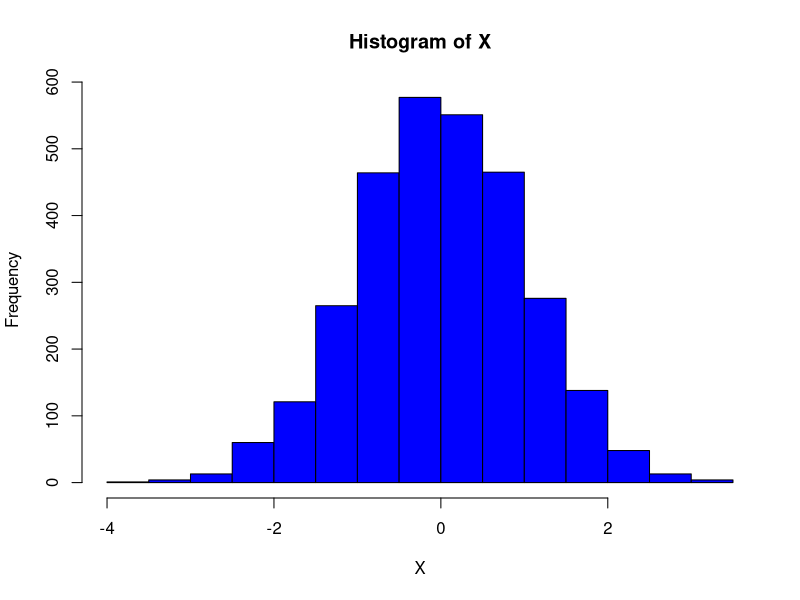
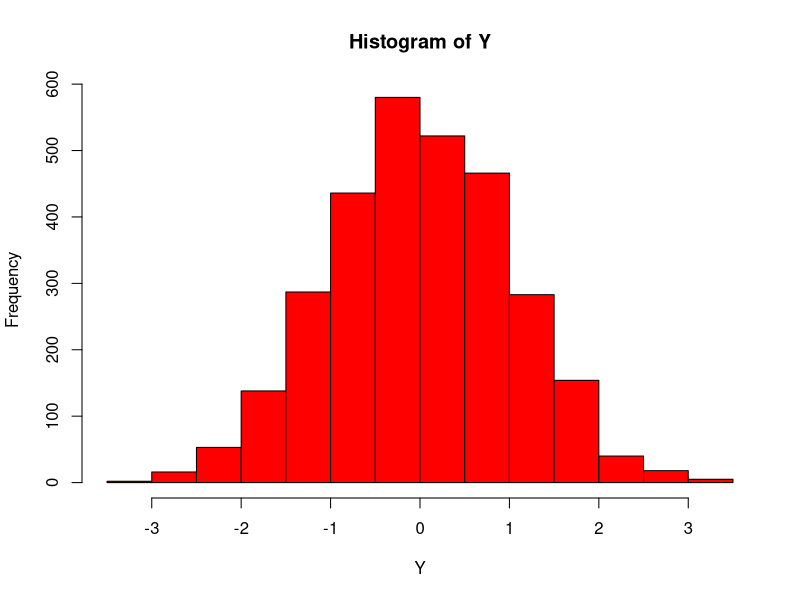
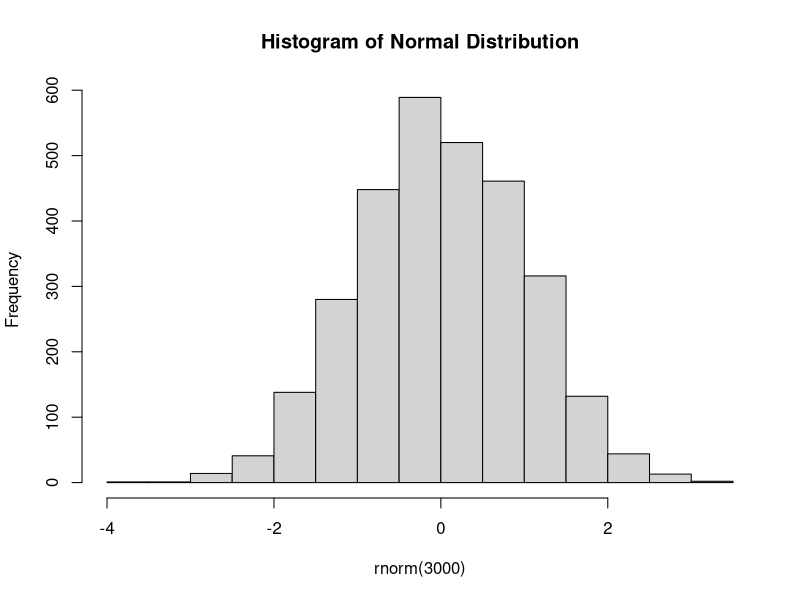

Write R code to recreate these figures, in order.
U <- runif(3000)
V <- runif(3000)
X <- sqrt(-2 * log(U)) * cos(2 * pi * V)
Y <- sqrt(-2 * log(U)) * sin(2 * pi * V)

# Plot histogram of X
hist(X, main = "Histogram of X", xlab = "X", col = "blue")

# Plot histogram of Y
hist(Y, main = "Histogram of Y", xlab = "Y", col = "red")

# Plot histogram of normal distribution
hist(rnorm(3000), main = "Histogram of Normal Distribution")

data <- data.frame(X, Y)
covariance <- cov(data)
covariance

cov(X, Y)
